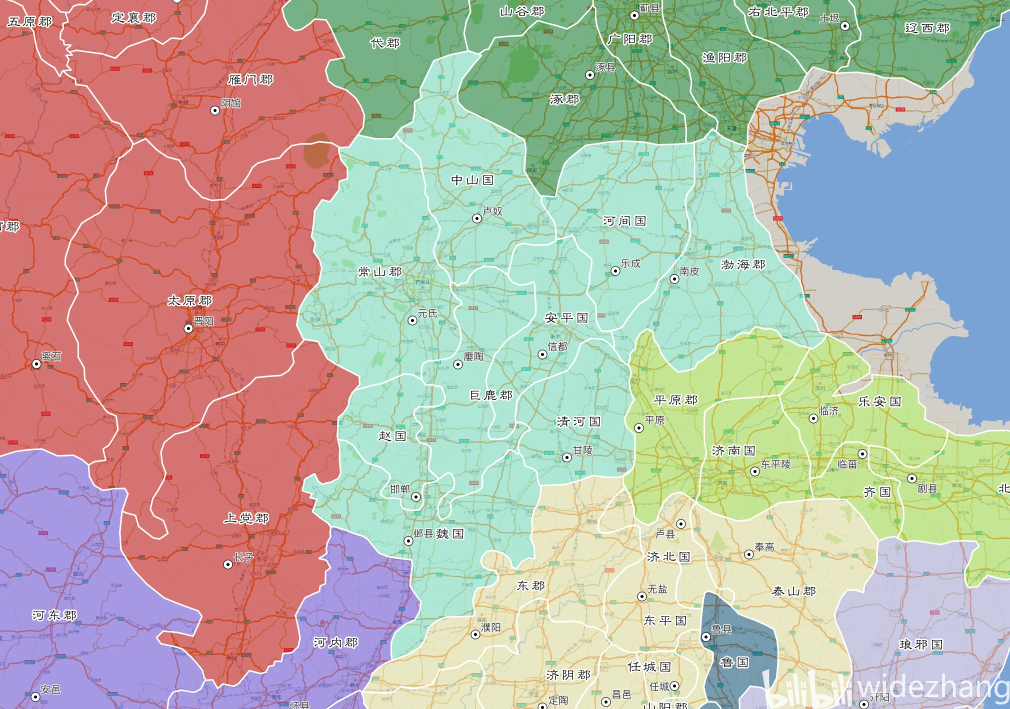
#> input picture docs/ref_imgs/冀州.png, 2020 x 1418 px, found by its file name (shown at 1/2 size)
$ python step1_erase_text_jizhou_v5.py
#> lines starting #> are read from the running program, lines starting #| are printed output that depends on the picture; after the words box and inside, x2 and y2 are one past the last pixel; in counts of white or black regions, pixels touching at a corner belong together
#!/usr/bin/env python3
# -*- coding: utf-8 -*-
"""Step 1 v5: 冀州.png 叠加层剥离 + 形状低通滤波提取。

=========================================================================
根因分析（用户反复反馈的问题）：
  问题A: 背景道路线(橙色2-5px细线)切过青色区 → 边界沿线形成向内锯齿
  问题B: 文字标签(暗色方块)压在边界上/旁边 → 边界形成小凸起方块

  根本原因：源图不是纯净历史州界色块图，而是"历史底色 + 现代路网 +
             现代地名标注 + 行政界线"的叠加图。之前的提取把所有像素
             一视同仁，导致边界被这些叠加物带着跑。

  v4的错误：用B样条/平滑做后处理 → 把本来对的地方也搞坏了，
            而且无法区分"真实的边界弯曲"和"叠加物造成的伪特征"

=========================================================================
v5 方案：叠加层无关(Overlay-Agnostic) 提取

  Phase 1: 叠加层检测与剥离
    - 道路线检测：橙色细线(R>160, G>100, B<140, 细长形态学)
    - 文字检测：暗色连通域(灰度<100, 面积20~2000px)
    - 白线/灰线检测：亮色细线
    - 用 cv2.inpaint 将所有叠加区域替换为周围颜色

  Phase 2: 在干净图上提取青色色块（复用v3的宽松阈值+邻州排除）

  Phase 3: 形状低通滤波 (关键!)
    - 大核闭运算 25×25: 填充道路宽度(~5px)和文字大小(~15px)的缺口
    - 大核开运算 17×17: 切掉同等尺度的外突
    - 这相当于对形状做低通滤波，只保留真实州界的大尺度特征

  Phase 4: 边界提取 + 文字拉平 + 输出
"""
import os, json, math
import numpy as np
import cv2
from PIL import Image

HERE = os.path.dirname(os.path.abspath(__file__))
SRC = os.path.join(HERE, '汉末十三州地图范例', '冀州.png')
OUTDIR = os.path.join(HERE, 'jizhou_step1_v5')
os.makedirs(OUTDIR, exist_ok=True)

# ============================================================
# 0. 读图
# ============================================================
rgb = np.array(Image.open(SRC).convert('RGB'))
#> rgb is the input picture: shape (1418, 2020, 3); mean R, G, B 183.7, 178.3, 166.9
H, W = rgb.shape[:2]
hsv = cv2.cvtColor(rgb, cv2.COLOR_RGB2HSV)
h = hsv[:,:,0].astype(int); s = hsv[:,:,1].astype(int); v = hsv[:,:,2].astype(int)
r = rgb[:,:,0].astype(int); g = rgb[:,:,1].astype(int); b = rgb[:,:,2].astype(int)
print(f'[0] 图像: {W}×{H}')
#| [0] 图像: 2020×1418

# ============================================================
# Phase 1: 检测并剥离所有背景叠加层
# ============================================================
overlay_mask = np.zeros((H, W), dtype=np.uint8)

# --- 1a. 道路线 (橙色/棕黄色细线, R高G中B低, 细长) ---
# 主路: 橙-棕色, 明显区别于冀州青色和邻州颜色
road_orange = (
    (r > 150) & (r > g + 10) &   # R偏高
    (g > 80) & (g < 200) &
    (b < r - 20) &               # B明显低于R (橙色调)
    (b < 160) &
    (v > 100)                    # 不太暗
)
road_dark = (
    (r > 120) & (r < 200) &
    (g > 70) & (g < 160) &
    (b < 100) &                  # 暗棕/深橙
    (r > b + 30)
)
road_mask = (road_orange | road_dark).astype(np.uint8) * 255
# 形态学筛选：只保留细长的结构（道路是线状的）
# 用开运算去掉斑点，保留线条
road_mask = cv2.morphologyEx(road_mask, cv2.MORPH_OPEN, np.ones((3,3), np.uint8), iterations=1)
# 再用细化检测：计算每个连通域的长宽比
n_road_comp, road_labels, road_stats, _ = cv2.connectedComponentsWithStats(road_mask, connectivity=8)
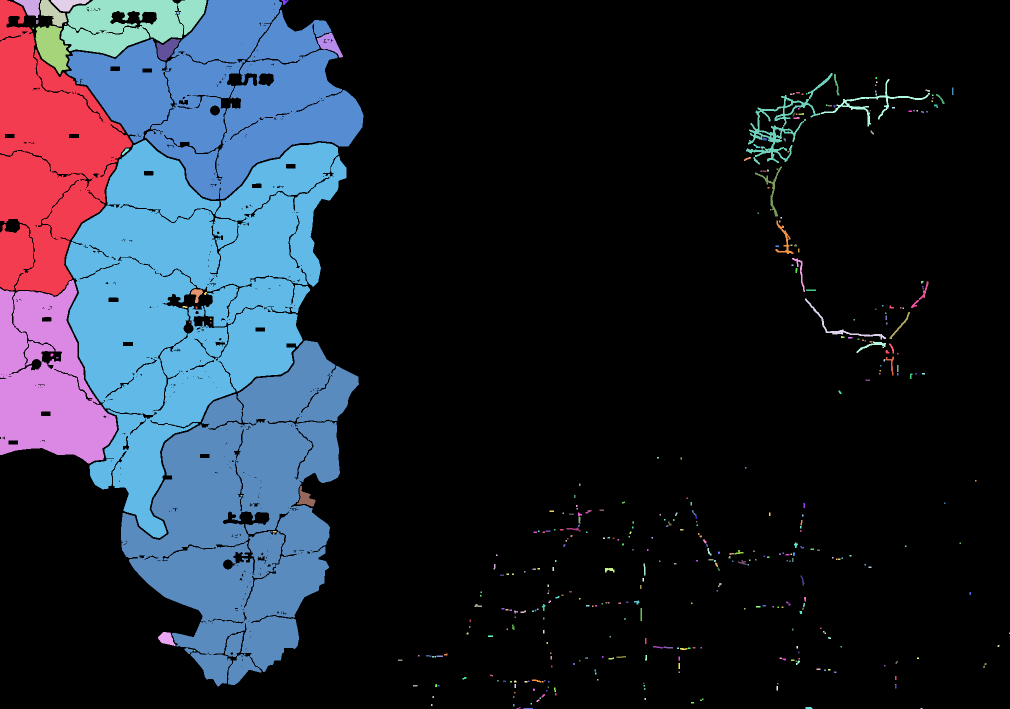
#> road_labels: shape (1418, 2020) int32 (shown at 1/2 size); 409 distinct labels, from 0 to 408; one colour per label, 0 black
#> n_road_comp = 409; road_stats = 409 rows, first 6: [0, 0, 2020, 1418, 2153868], [0, 0, 264, 591, 87378], [28, 0, 52, 36, 1032], [80, 0, 54, 53, 1458], [102, 0, 77, 23, 986], [122, 0, 291, 114, 20727]
thin_road = np.zeros_like(road_mask)
for i in range(1, n_road_comp):
    area = road_stats[i, cv2.CC_STAT_AREA]
    w = road_stats[i, cv2.CC_STAT_WIDTH]
    h = road_stats[i, cv2.CC_STAT_HEIGHT]
    # 道路的特征：面积不大(10~5000)，但长宽比大或呈线状
    if area >= 5 and area < 8000:
        aspect = max(w, h) / (min(w, h) + 1)
        if aspect >= 2 or area < 200:
            thin_road[road_labels == i] = 255
#> this loop made 408 passes
#> (area, w, h, aspect) on passes 2, 3, 4, 7: (1032, 52, 36, 1.41), (1458, 54, 53, 1), (986, 77, 23, 3.21), (76, 14, 10, 1.27)
print(f'[1a] 道路线检测: {(thin_road>0).sum():,} px ({n_road_comp-1}个连通域)')
#| [1a] 道路线检测: 11,297 px (408个连通域)
overlay_mask = cv2.bitwise_or(overlay_mask, thin_road)

# --- 1b. 文字 (暗色连通域, 灰度低, 中等面积) ---
gray = cv2.cvtColor(rgb, cv2.COLOR_RGB2GRAY)
text_dark = (gray < 110).astype(np.uint8) * 255
# 排除纯黑背景边缘（如果有的话）
n_text, text_labels, text_stats, _ = cv2.connectedComponentsWithStats(text_dark, connectivity=8)
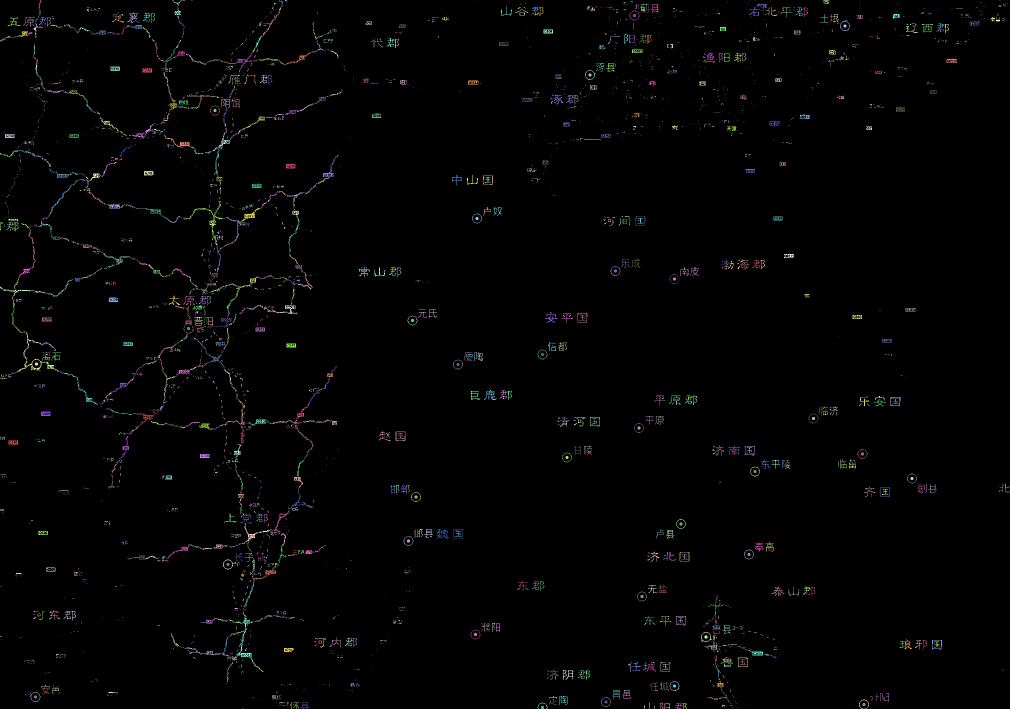
#> text_labels: shape (1418, 2020) int32 (shown at 1/2 size); 3417 distinct labels, from 0 to 3416; one colour per label, 0 black
#> n_text = 3417
text_blobs = np.zeros((H, W), dtype=np.uint8)
for i in range(1, n_text):
    area = text_stats[i, cv2.CC_STAT_AREA]
    # 文字特征: 面积 15 ~ 3000 px (单个字或词组)
    if 15 <= area <= 3000:
        text_blobs[text_labels == i] = 255
#> this loop made 3416 passes
#> area on passes 1, 3, 6: 34, 35, 26
# 也检测红色文字（郡名标签等）
red_text_hsv = ((h <= 18) | (h >= 165)) & (s >= 40) & (v >= 50) & (r > g + 10)
red_text_rgb = (r > 110) & (g < 140) & (b < 140) & (r > g + 15)
red_text = (red_text_hsv | red_text_rgb).astype(np.uint8) * 255
n_red, red_labels, red_stats, _ = cv2.connectedComponentsWithStats(red_text, connectivity=8)
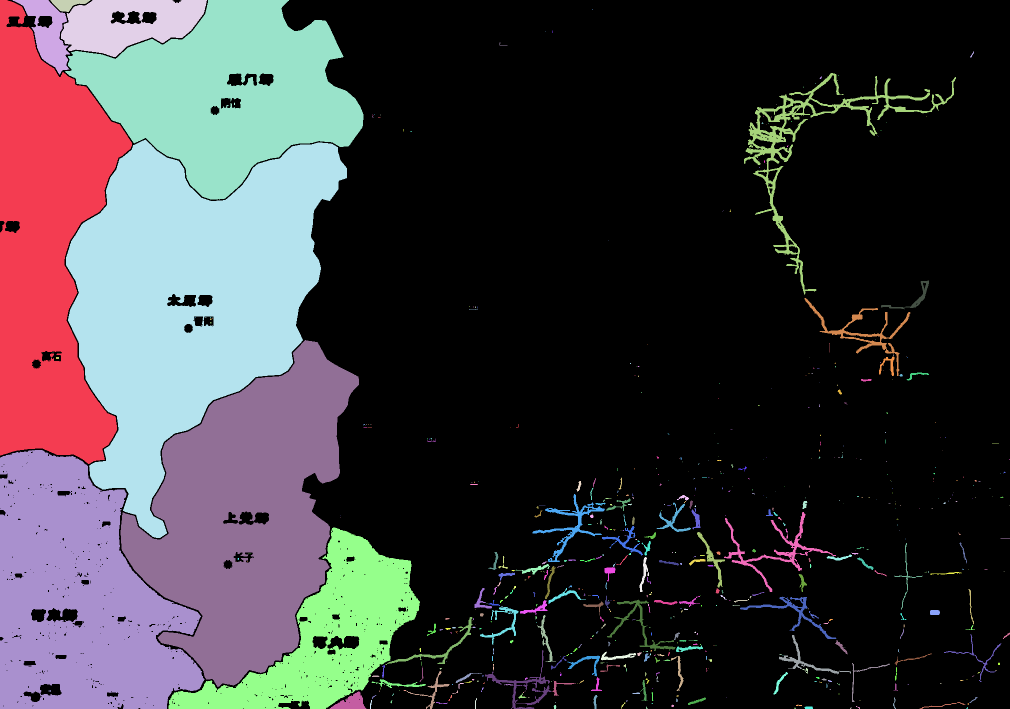
#> red_labels: shape (1418, 2020) int32 (shown at 1/2 size); 609 distinct labels, from 0 to 608; one colour per label, 0 black
#> n_red = 609; red_stats = 609 rows, first 6: [0, 0, 2020, 1418, 1868240], [0, 0, 264, 928, 148251], [25, 0, 115, 149, 7207], [101, 0, 80, 24, 1033], [122, 0, 292, 114, 21819], [130, 0, 597, 399, 131465]
red_blobs = np.zeros((H, W), dtype=np.uint8)
for i in range(1, n_red):
    area = red_stats[i, cv2.CC_STAT_AREA]
    if 10 <= area <= 2000:
        red_blobs[red_labels == i] = 255
#> this loop made 608 passes
#> area on passes 1 to 3: 148251, 7207, 1033
all_text = cv2.bitwise_or(text_blobs, red_blobs)
print(f'[1b] 文字检测: 暗={(text_blobs>0).sum():,} 红={(red_blobs>0).sum():,}')
#| [1b] 文字检测: 暗=43,701 红=32,772
overlay_mask = cv2.bitwise_or(overlay_mask, all_text)

# --- 1c. 白线 / 灰白色行政界线 ---
white_lines = (r > 180) & (g > 180) & (b > 180)
white_lines = white_lines.astype(np.uint8) * 255
# 只保留细线（膨胀后再erode来筛选线性结构）
white_dilated = cv2.dilate(white_lines, np.ones((7,7), np.uint8))
white_thin = cv2.erode(white_dilated, np.ones((9,9), np.uint8))
white_thin = cv2.bitwise_and(white_thin, white_lines)
# 也检测灰色细线
gray_lines = ((r > 130) & (r < 200) & (abs(r.astype(int)-g.astype(int))<30) &
              (abs(g.astype(int)-b.astype(int))<30) & (r > 140)).astype(np.uint8)*255
all_lines = cv2.bitwise_or(white_thin, gray_lines)
print(f'[1c] 白/灰线: {(all_lines>0).sum():,} px')
#| [1c] 白/灰线: 518,350 px
overlay_mask = cv2.bitwise_or(overlay_mask, all_lines)

# --- 1d. Inpaint! 把所有叠加区域替换为周围像素颜色 ---
total_overlay = (overlay_mask > 0).sum()
#> total_overlay = 596547
print(f'[1d] 总叠加区域: {total_overlay:,} px ({total_overlay/(W*H)*100:.1f}%)')
#| [1d] 总叠加区域: 596,547 px (20.8%)

if total_overlay > 0:
    # inpaint半径要足够覆盖最宽的文字
    cleaned_rgb = cv2.inpaint(rgb, overlay_mask, inpaintRadius=12, flags=cv2.INPAINT_TELEA)
else:
    cleaned_rgb = rgb.copy()

Image.fromarray(cleaned_rgb).save(os.path.join(OUTDIR, 'phase1_cleaned.png'))
print(f'[1d] Inpaint完成, 已保存 phase1_cleaned.png')

# ============================================================
# Phase 2: 在干净图上提取青色色块（基于v3的宽松阈值+排除）
# ============================================================
cr = cleaned_rgb[:,:,0].astype(int)
cg = cleaned_rgb[:,:,1].astype(int)
cb = cleaned_rgb[:,:,2].astype(int)

# 冀州浅青色核心（与v3一致）
jizho_core = (
    (cg > cr + 35) &
    (cg > cb + 10) &
    (cg >= 175) &
    (cg <= 245) &
    (cr >= 115) &
    (cr <= 230) &
    (cb >= 155) &
    (cb <= 242)
).astype(np.uint8) * 255
print(f'[2] 干净图青色像素: {(jizho_core>0).sum():,}')
#| [2] 干净图青色像素: 565,349

# 邻州排除（在干净图上重新判定 — 颜色可能因inpaint略有变化）
bingzhou = (
    (cr > cg + 15) & (cr > 130) & (cg < 190) & (cr > 140) &
    (~((cg > cr + 20) & (cb >= 155)))
)
sili = (
    (abs(cr - cg) < 30) & (cg > cb + 10) & (cg >= 200) & (cb < cg - 5) & (cr >= 190) &
    (~((cg > cr + 30) & (cb >= 150)))
)
youzhou = (
    (cg > cr + 25) & (cg >= 160) & (cg <= 210) & (cr < 160) &
    (cb >= 140) & (cb < cg + 20) & ((cg - cr) > 30) &
    (~((cg > cb + 15) & (cg >= 175)))
)
qingzhou = (
    (cg > 185) & (cg <= 235) & (cb < 190) & (cb > 70) &
    (cg > cb + 25) & (cr > 170) & (abs(cr - cg) < 50) &
    (~((cb >= 155) & (cg > cr + 35)))
)
exclude = bingzhou | sili | youzhou | qingzhou
jizho_core[exclude > 0] = 0
print(f'[2] 排除后: {(jizho_core>0).sum():,} px')
#| [2] 排除后: 561,538 px

# 缺陷填充（只在干净图上）
dark_t = (cr < 105) & (cg < 105) & (cb < 105)
wht_l = (cr > 190) & (cg > 190) & (cb > 190)
defect = (dark_t | wht_l).astype(np.uint8) * 255
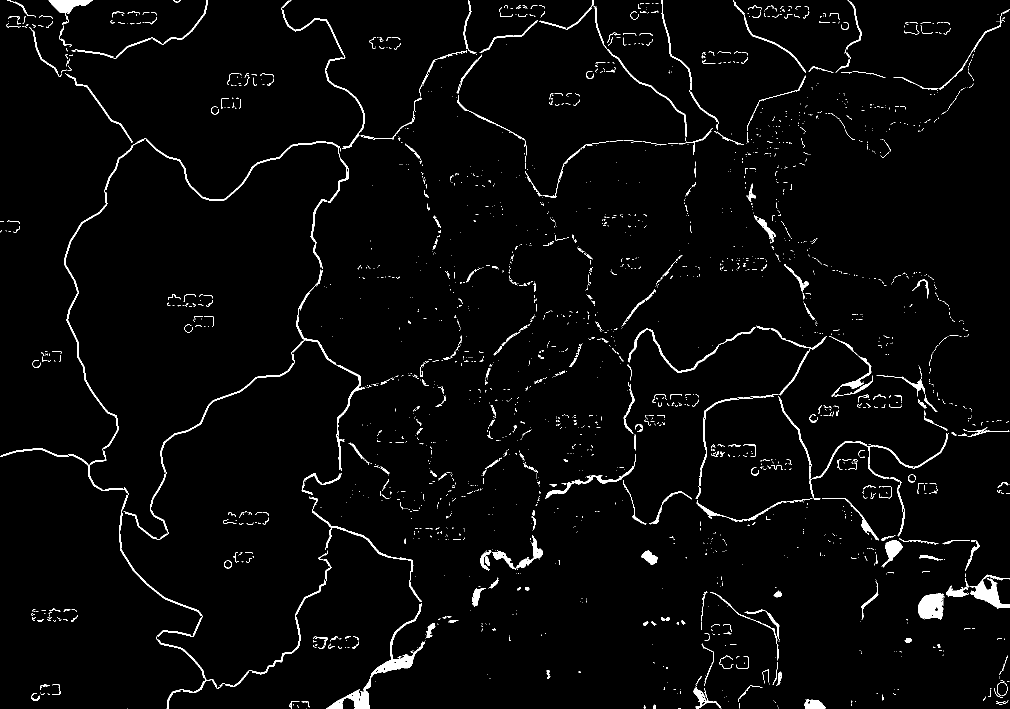
#> defect: shape (1418, 2020) (shown at 1/2 size); 2.6% white; 2273 white regions (1934 under 20 px)

mask = jizho_core.copy()
k5 = np.ones((5,5), np.float32)/25.0
for it in range(60):
    gf = cv2.filter2D(mask.astype(np.float32)/255.0, -1, k5)
    cand = (defect>0) & (mask==0) & (gf>0.45) & (~exclude)
    if not cand.any():
        break
    mask[cand] = 255
print(f'[2] 填充后: {(mask>0).sum():,} px ({it+1}轮)')
#| [2] 填充后: 566,820 px (22轮)

# ============================================================
# Phase 3: ★ 形状低通滤波 ★ (核心创新！消除锯齿和方块)
# ============================================================
# 原理：道路线宽~3-5px, 文字~10-25px
#       真实州界曲率变化尺度 > 50px
#       所以用 25px 左右的核做形态学开闭 = 形状上的低通滤波

# Step 3a: 先轻度闭运算桥接小缺口
mask = cv2.morphologyEx(mask, cv2.MORPH_CLOSE, np.ones((7,7), np.uint8), iterations=1)
mask[exclude > 0] = 0

# Step 3b: ★ 大核闭运算 ★ — 填充道路宽度级别(<20px)的缺口
# 这是消除"道路锯齿"的关键：道路造成的内向缺口宽度约3-8px
# 25×25 的闭核可以把 ≤12px 的缺口全部填满
big_close_k = 25
mask = cv2.morphologyEx(mask, cv2.MORPH_CLOSE,
                          np.ones((big_close_k, big_close_k), np.uint8), iterations=1)
print(f'[3b] 大核闭({big_close_k}×{big_close_k})后: {(mask>0).sum():,} px')
#| [3b] 大核闭(25×25)后: 653,217 px

# Step 3c: ★ 大核开运算 ★ — 切掉文字/标签造成的外突(≤15px的突出)
# 文字方块造成的凸起宽度约 10-30px
big_open_k = 17
mask = cv2.morphologyEx(mask, cv2.MORPH_OPEN,
                         np.ones((big_open_k, big_open_k), np.uint8), iterations=1)
print(f'[3c] 大核开({big_open_k}×{big_open_k})后: {(mask>0).sum():,} px')
#| [3c] 大核开(17×17)后: 638,246 px

# 再次安全检查
mask[exclude > 0] = 0

# 最大连通域
nb, lab, st, _ = cv2.connectedComponentsWithStats(mask, connectivity=8)
#> nb = 50; st = 50 rows, first 6: [0, 0, 2020, 1418, 2243303], [1054, 0, 32, 47, 1203], [1501, 0, 111, 35, 2293], [1605, 13, 1, 1, 1], [1002, 16, 23, 17, 377], [1646, 26, 31, 21, 586]
main_i = 1 + int(np.argmax(st[1:, cv2.CC_STAT_AREA]))
#> main_i = 9
mask_conn = (lab == main_i).astype(np.uint8) * 255

# 外轮廓填孔洞
contours, _ = cv2.findContours(mask_conn, cv2.RETR_EXTERNAL, cv2.CHAIN_APPROX_SIMPLE)
#> contours = 1 contour; box (x1, y1, x2, y2) and area: (596, 101, 1642, 1316) 621221
main = max(contours, key=cv2.contourArea)
#> main = contour of 2528 points, box (x1, y1, x2, y2) (596, 101, 1642, 1316), area 621221
mask_final = np.zeros_like(mask_conn)
cv2.drawContours(mask_final, [main], -1, 255, -1)

print(f'[3] 最终掩膜: {(mask_final>0).sum():,} px')
#| [3] 最终掩膜: 623,726 px

# ============================================================
# Phase 4: 边界提取 + 输出
# ============================================================
contours, _ = cv2.findContours(mask_final, cv2.RETR_EXTERNAL, cv2.CHAIN_APPROX_SIMPLE)
main = max(contours, key=cv2.contourArea)
arc = cv2.arcLength(main, True)
#> arc = 5737.8

for eps_factor in [0.0006, 0.0008, 0.0010, 0.0012, 0.0015, 0.0020, 0.0025, 0.0030]:
    poly_px = cv2.approxPolyDP(main, eps_factor * arc, True).reshape(-1, 2)
    if 120 <= len(poly_px) <= 260:
        break
print(f'[4] 边界顶点: {len(poly_px)} (eps={eps_factor:.4f})')
#| [4] 边界顶点: 203 (eps=0.0006)

# 压边文字拉平 (针对原始rgb图中的文字)
def flatten_at_labels(poly_px, h, w, rgb_img, pad=35, min_area=150):
#> called with poly_px = array of shape (203, 2), h = 1418, w = 2020, pad = 35, min_area = 150
    n = len(poly_px)
#> n = 203
    poly = poly_px.copy().astype(np.int32)
#> poly = 203 pairs, first value 596 to 1641, second value 101 to 1315
    ri=rgb_img[:,:,0].astype(int); gi=rgb_img[:,:,1].astype(int); bi=rgb_img[:,:,2].astype(int)
    dark=(ri<105)&(gi<105)&(bi<105)
    hv=cv2.cvtColor(rgb_img,cv2.COLOR_RGB2HSV)
    hh=hv[:,:,0].astype(int); ss=hv[:,:,1].astype(int); vv=hv[:,:,2].astype(int)
    rh=((hh<=18)|(hh>=165))&(ss>=45)&(vv>=50)&(ri>gi+15)
    rg=(ri>120)&(gi<130)&(bi<130)&(ri>gi+25)
    tmask=(dark|rh|rg).astype(np.uint8)*255
    bl=np.zeros((h,w),dtype=np.uint8)
    for x,y in poly:
        if 0<=x<w and 0<=y<h: bl[y,x]=255
#> this loop made 203 passes
#> (x, y) on passes 1 to 3: (1478, 289), (1461, 285), (1434, 267)
    dt=cv2.distanceTransform(255-bl,cv2.DIST_L2,5)
    nc,nl,ns,_=cv2.connectedComponentsWithStats(tmask,connectivity=8)
#> nc = 1616; ns = 1616 rows, first 6: [0, 0, 2020, 1418, 2098418], [0, 0, 264, 928, 148199], [25, 0, 115, 149, 7174], [101, 0, 80, 24, 1031], [122, 0, 292, 114, 21774], [131, 0, 596, 399, 131370]
    if nc<=1: return poly
    changed=False
    for i in range(1,nc):
        a=ns[i,cv2.CC_STAT_AREA]; ch=False
        if a<min_area: continue
        blob=(nl==i).astype(np.uint8)*255; bd=dt[blob>0]
        if len(bd)==0: continue
        dm=bd.min()
        if dm>pad: continue
        bdil=cv2.dilate(blob,np.ones((pad,pad),np.uint8))
        aff=[idx for idx,(x,y) in enumerate(poly) if 0<=x<w and 0<=y<h and bdil[y,x]>0]
        if not aff: continue
        grp=[]; cur=[aff[0]]
        for idx in aff[1:]:
            p=cur[-1]
            if idx==p+1 or (p==n-1 and idx==0): cur.append(idx)
            else: grp.append(cur); cur=[idx]
        grp.append(cur)
        for gr in grp:
            if len(gr)<3: continue
            si,ei=gr[0],gr[-1]
            p1=poly[si].astype(float); p2=poly[ei].astype(float)
            mid=((p1+p2)/2).astype(int)
            if 0<=mid[0]<w and 0<=mid[1]<h and mask_final[mid[1],mid[0]]>0: continue
            if np.linalg.norm(p2-p1)>250: continue
            new=np.linspace(0,1,len(gr))[:,None]*(p2-p1)+p1
            for k,idx in enumerate(gr): poly[idx]=new[k].astype(int)
            changed=True
#> this loop made 1615 passes
#> a on passes 6 to 8: 25, 9, 12
    if changed:
        cl=[poly[0]]; [cl.append(p) for p in poly[1:] if p[0]!=cl[-1][0] or p[1]!=cl[-1][1]]
        poly=np.array(cl,dtype=np.int32)
    return poly

poly_px = flatten_at_labels(poly_px, H, W, rgb)
print(f'[4] 拉平后: {len(poly_px)} 点')
#| [4] 拉平后: 203 点

# 重建最终掩膜
mask_out = np.zeros((H,W), dtype=np.uint8)
cv2.fillPoly(mask_out, [poly_px.astype(np.int32)], 255)
mask_out[exclude > 0] = 0
mask_out = cv2.morphologyEx(mask_out, cv2.MORPH_CLOSE, np.ones((3,3), np.uint8), iterations=1)
print(f'[4] 输出掩膜: {(mask_out>0).sum():,} px')
#| [4] 输出掩膜: 622,551 px

# ============================================================
# 输出文件
# ============================================================
mean_c = rgb[jizho_core>0].mean(axis=0).astype(np.uint8) if (jizho_core>0).any() else np.array([173,228,207],dtype=np.uint8)
cleaned_out = rgb.copy()
cleaned_out[mask_out>0] = mean_c

Image.fromarray(mask_out).save(os.path.join(OUTDIR,'mask_clean.png'))

mv = np.zeros((H,W,3),dtype=np.uint8); mv[mask_out>0]=(255,255,255)
cv2.polylines(mv,[poly_px.reshape(-1,1,2)],True,(0,0,255),3)
Image.fromarray(mv).save(os.path.join(OUTDIR,'mask_with_boundary.png'))

Image.fromarray(cleaned_out).save(os.path.join(OUTDIR,'text_erased.png'))

ov = rgb.copy(); cv2.polylines(ov,[poly_px.reshape(-1,1,2)],True,(255,0,0),3)
Image.fromarray(ov).save(os.path.join(OUTDIR,'boundary_overlay.png'))

# 半透明验证
vf = rgb.astype(float)*0.55 + np.stack([mask_out]*3,-1).astype(float)*0.45*np.array([0,1,1])
vf = np.clip(vf,0,255).astype(np.uint8)
cv2.polylines(vf,[poly_px.reshape(-1,1,2)],True,(255,0,0),2)
Image.fromarray(vf).save(os.path.join(OUTDIR,'verify_overlay.png'))

# v3 vs v5 对比
#> (the run stopped early here; a loop or call above may not have finished)
